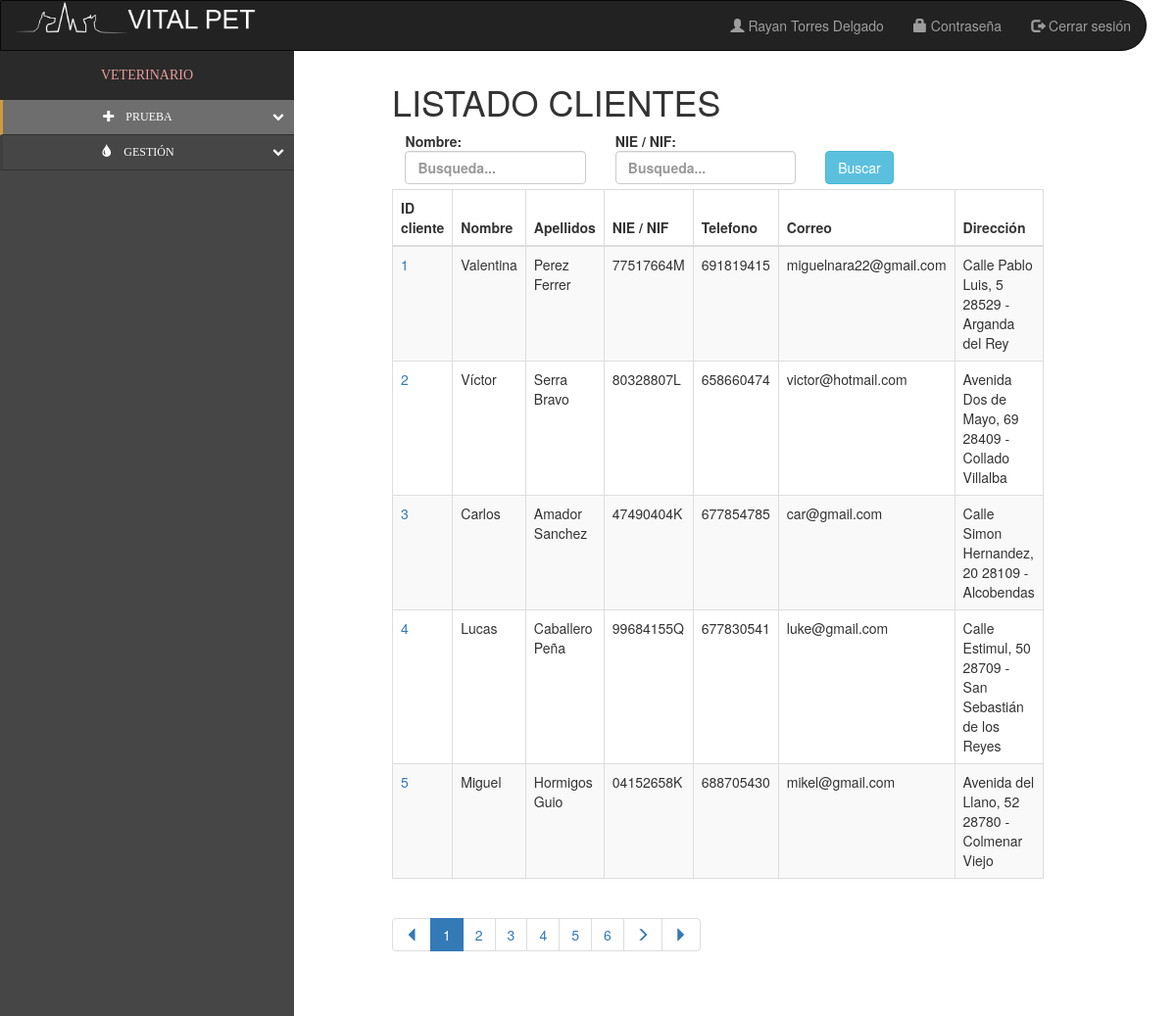
The page /VISTA/COMUN/vistaGestionCliente.php (signed in) on the database its author committed.
### tables this page shows
CREATE TABLE `usuarios` (
  `id_usuario` int(11) NOT NULL,
  `nombre_usuario` varchar(100) NOT NULL,
  `apellidos_usuario` varchar(100) NOT NULL,
  `dni_usuario` varchar(9) NOT NULL,
  `telefono_usuario` int(11) NOT NULL,
  `correo_usuario` varchar(100) NOT NULL,
  `fecna_usuario` date NOT NULL,
  `direccion_usuario` varchar(500) NOT NULL,
  `rol_usuario` varchar(20) NOT NULL,
  `pass_usuario` varchar(2000) NOT NULL
);

### BBDD/model.php (called while the page is built, shortened)
<?php
    class Model {
        private $conexion;
        function __construct ($host, $user, $pass, $nombreBase){
            $this->conexion = new mysqli($host, $user, $pass);
                $this->conexion->set_charset("utf8");
        }
        public function ejecutarConsulta($consulta){
            $resultado = null;
            if(isset($this->conexion)){
                $resultado = $this->conexion->stmt_init();
                $resultado->prepare($consulta);
                $resultado->execute();
            }
            return $resultado;
        }
        public function devolverConsultaArray($consulta){
            $resultadoConsulta = $this->ejecutarConsulta($consulta);
            $total = null;
                if($resultadoConsulta){
                    $resultado = $resultadoConsulta->get_result();
                }
                if($resultado){
                    $fila = $resultado->fetch_array();
                    while ($fila != null){
                        $total[] = $fila;
                        $fila = $resultado->fetch_array();
                    }
                }
                return $total;
        }
        public function filtrarClientes($nombre, $dni){
            $consulta = "SELECT id_usuario, nombre_usuario, apellidos_usuario, dni_usuario, telefono_usuario, correo_usuario, direccion_usuario
            FROM usuarios WHERE rol_usuario LIKE 'Cliente' AND nombre_usuario LIKE '%$nombre%' AND dni_usuario LIKE '%$dni%'";
            $resultado = $this->devolverConsultaArray($consulta);
            return $resultado;
        }
        public function filtrarClientesPaginacion($nombre, $dni, $inicio, $tamano_pagina){
            $consulta = "SELECT id_usuario, nombre_usuario, apellidos_usuario, dni_usuario, telefono_usuario, correo_usuario, direccion_usuario
            FROM usuarios WHERE rol_usuario LIKE 'Cliente' AND nombre_usuario LIKE '%$nombre%' AND dni_usuario LIKE '%$dni%'LIMIT ".$inicio."," . $tamano_pagina;
            $resultado = $this->devolverConsultaArray($consulta);
            return $resultado;
        }
    }
?>

### VISTA/COMUN/vistaGestionCliente.php (the view, shortened to what this page needs)
<?php
    if (isset($_GET["nombre"]) && isset($_GET["dni"])){
      $nombre = $_GET["nombre"];
      $dni = $_GET["dni"];
    }else{
      $nombre = "";
      $dni = "";
    }
?>
<!DOCTYPE html>
<html lang="es">
<head>
  <link rel="stylesheet" href="https://maxcdn.bootstrapcdn.com/bootstrap/3.4.0/css/bootstrap.min.css">
  <link href="//netdna.bootstrapcdn.com/bootstrap/3.2.0/css/bootstrap.min.css" rel="stylesheet" id="bootstrap-css">
  <link href="//maxcdn.bootstrapcdn.com/font-awesome/4.2.0/css/font-awesome.min.css" rel="stylesheet">
  <link rel="stylesheet" type="text/css" href="../../CSS/estilo.css">
</head>
<body>
  <div class="row">
  <div class="col-12 col-sm-12 col-md-12  col-lg-12">
      <?php
      include "../../INCLUDE/menuPrincipal.inc";
      ?>
  </div>
      <div class="col-12 col-sm-5 col-md-4  col-lg-4">
      <?php
    if($_SESSION['rol'] == 'Director'){
      include "../../INCLUDE/menuDir.inc";
    } else if ($_SESSION['rol'] == 'Recepcionista'){
      include "../../INCLUDE/menuRec.inc";
    } else if ($_SESSION['rol'] == 'Veterinario'){
      include "../../INCLUDE/menuVet.inc";
    }
      ?>
      </div>
 <div class="col-12 col-sm-7 col-md-7 col-lg-7 text-left">
 <div class="form-group row">
      <div class="col-12 col-sm-12 col-md-12 col-lg-12">
 <h1>LISTADO CLIENTES</h1>
</div>
      <form class="formulario" action='vistaGestionCliente.php' method='GET'>
      <div class="col-12 col-sm-12 col-md-4 col-lg-4">
            <label name="busquedaNombre_lb" id="id_busqueda_Nombre">Nombre:
            <input class="form-control" name="nombre" id="myInput" type="text" value="<?= $nombre ?>" placeholder="Busqueda...">
            </label>
      </div>
      <div class="col-12 col-sm-12 col-md-4 col-lg-4">
            <label name="busquedaDni_lb" id="id_busqueda_nombre">NIE / NIF:
            <input class="form-control" name="dni" id="myInput" type="text" value="<?= $dni ?>" placeholder="Busqueda...">
            </label>
      </div>
      <div class="col-12 col-sm-12 col-md-4 col-lg-4">
            <input type="submit" class="btn btn-info botonsitobb" value="Buscar" name="busqueda">
      </div>
      </form>
  <div class="col-12 col-sm-12 col-md-12 col-lg-12">
  <table class="table table-bordered table-striped">
    <thead>
      <tr>
        <th>ID cliente</th>
        <th>Nombre</th>
        <th>Apellidos</th>
        <th>NIE / NIF</th>
        <th>Telefono</th>
        <th>Correo</th>
        <th>Dirección</th>
      </tr>
    </thead>
    <tbody id="myTable">
    <?php
        require_once '../../BBDD/model.php';
        $conexion = new Model(Config::$host, Config::$user, Config::$pass, Config::$nombreBase);
        $resultado = $conexion->filtrarClientes($nombre, $dni);
        if (!empty($resultado)) {
            $tamano_pagina = 5;
            $pagina = false;
        if (!$pagina) {
             $inicio = 0;
        } else {
             $inicio = ($pagina - 1) * $tamano_pagina;
        }
            $resultadoPaginacion = $conexion->filtrarClientesPaginacion($nombre, $dni, $inicio, $tamano_pagina);
            foreach($resultadoPaginacion as $clientes){
                   echo (" <tr>
                  <td><a href='vistaDetalleCliente.php?id=".$clientes['id_usuario']."'>".$clientes['id_usuario']."</a></td>
                  <td>".$clientes['nombre_usuario']."</td>
                  <td>".$clientes['apellidos_usuario']."</td>
                  <td>".$clientes['dni_usuario']."</td>
                  <td>".$clientes['telefono_usuario']."</td>
                  <td>".$clientes['correo_usuario']."</td>
                  <td>".$clientes['direccion_usuario']."</td>");
               echo ("</tr>");
        }
          ?>
    </tbody>
  </table>
</div>
<div class="col-12 col-sm-12 col-md-12 col-lg-12">
<?php
    include '../../INCLUDE/piePaginacion.php';
  } else {
     echo ("<p>No se han encontrado resultados.</p>");
  }
  ?>
</div>
</body>
</html>

### CSS/estilo.css (style rules this page uses)
.text-left { margin-top:1%; }
.formulario { padding:2%; }
table { text-align: center; }
td { text-align: left; }
body { margin: 0px; padding: 0px; }
.row { max-width:100%; }
.botonsitobb { margin-top:20px; }

### rows shown on the page
usuarios: id_usuario "1", nombre_usuario "Valentina", apellidos_usuario "Perez Ferrer", dni_usuario "77517664M", telefono_usuario "691819415", correo_usuario "miguelnara22@gmail.com", direccion_usuario "Calle Pablo Luis, 5 28529 - Arganda del Rey"
usuarios: id_usuario "2", nombre_usuario "Víctor", apellidos_usuario "Serra Bravo", dni_usuario "80328807L", telefono_usuario "658660474", correo_usuario "victor@hotmail.com", direccion_usuario "Avenida Dos de Mayo, 69 28409 - Collado Villalba"
usuarios: id_usuario "3", nombre_usuario "Carlos", apellidos_usuario "Amador Sanchez", dni_usuario "47490404K", telefono_usuario "677854785", correo_usuario "car@gmail.com", direccion_usuario "Calle Simon Hernandez, 20 28109 - Alcobendas"
usuarios: id_usuario "4", nombre_usuario "Lucas", apellidos_usuario "Caballero Peña", dni_usuario "99684155Q", telefono_usuario "677830541", correo_usuario "luke@gmail.com", direccion_usuario "Calle Estimul, 50 28709 - San Sebastián de los Reyes"
usuarios: id_usuario "5", nombre_usuario "Miguel", apellidos_usuario "Hormigos Guio", dni_usuario "04152658K", telefono_usuario "688705430", correo_usuario "mikel@gmail.com", direccion_usuario "Avenida del Llano, 52 28780 - Colmenar Viejo"

### other values the page prints
$_SESSION['usuario'] "Rayan Torres Delgado"
